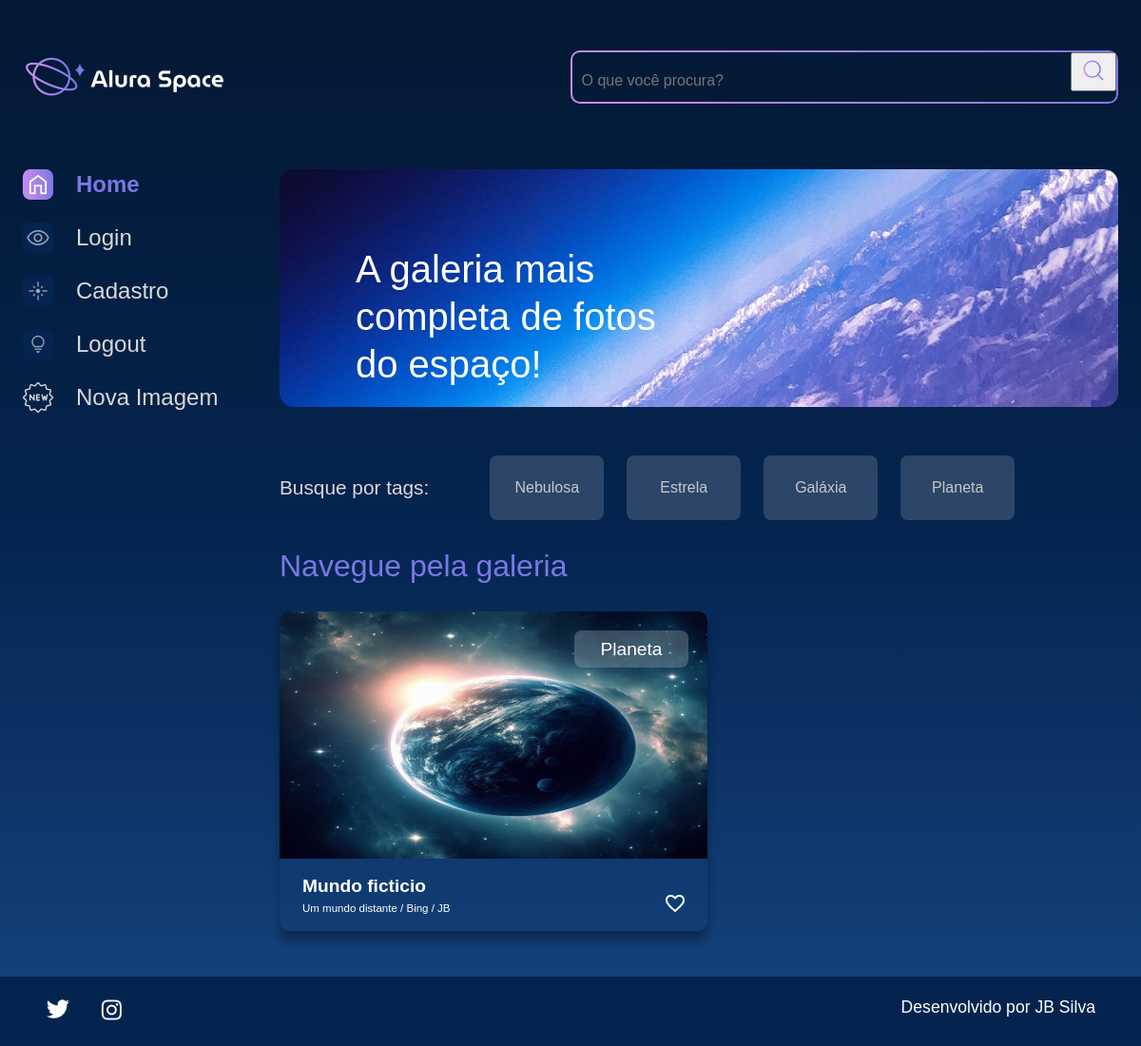
Before: /filtro/PLANETA (signed in) with the older database file.
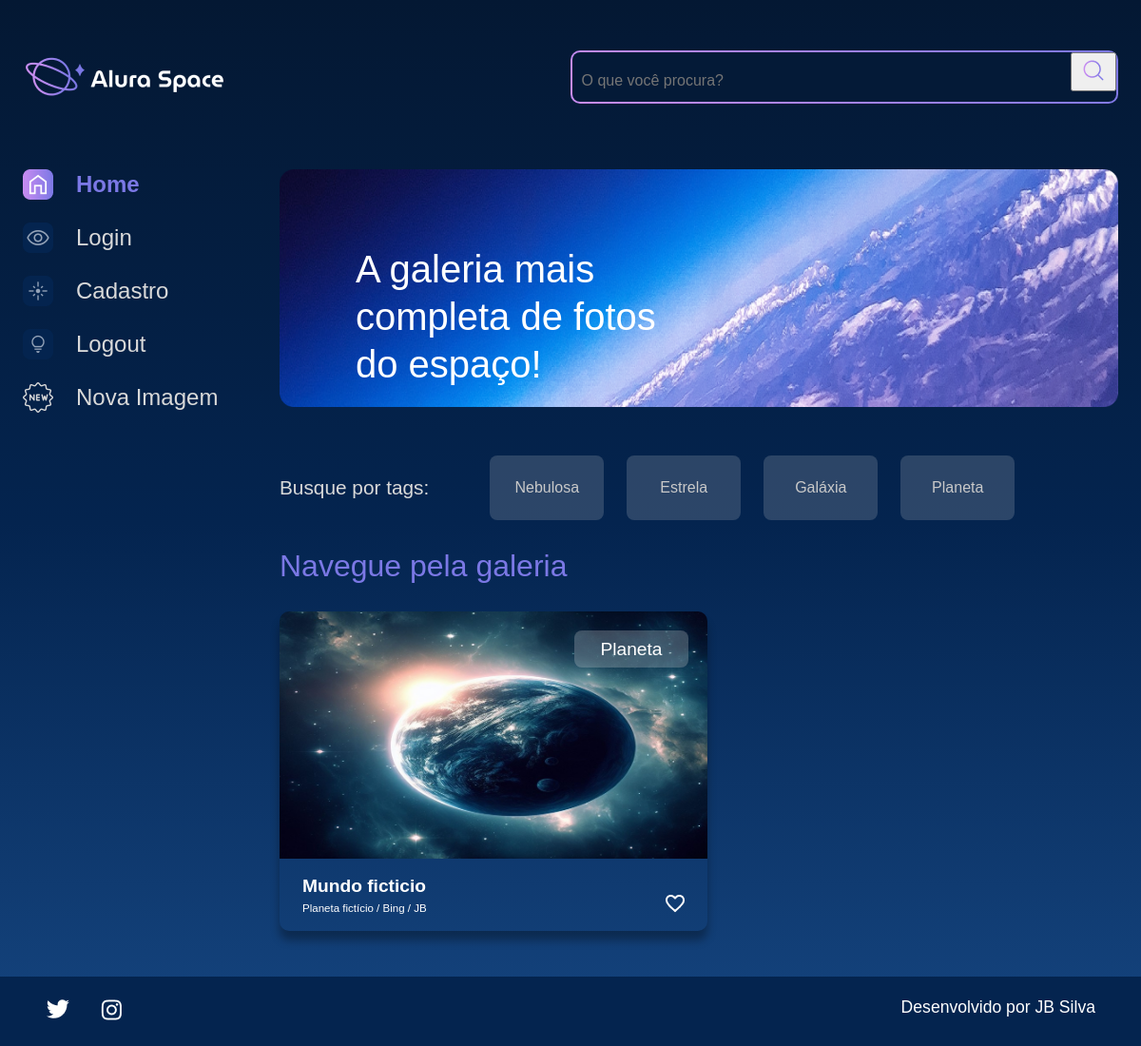
After: the same page with the newer database file.
### apps/galeria/models.py (models this page shows, shortened)
class Fotografia(models.Model):
    OPCOES_CATEGORIA = [
        ("NEBULOSA", "Nebulosa"),
        ("ESTRELA", "Estrela"),
        ("GALÁXIA", "Galáxia"),
        ("PLANETA", "Planeta"),
    ]
    nome = models.CharField(max_length=100, null=False, blank=False)
    legenda = models.CharField(max_length=150, null=False, blank=False)
    categoria = models.CharField(
        choices=OPCOES_CATEGORIA, max_length=100, default="", blank=False
    )
    descricao = models.TextField(null=False, blank=False)
    foto = models.ImageField(upload_to="fotos/%Y/%m/%d/", blank=True)
    publicada = models.BooleanField(default=True)
    data_fotografia = models.DateTimeField(default=datetime.now, blank=False)
    usuario = models.ForeignKey(
        to=User, on_delete=models.SET_NULL, null=True, blank=False, related_name="user"
    )

### apps/galeria/views.py (the view)
# urls.py: path('filtro/<str:categoria>', filtro, name='filtro'),
def filtro(request, categoria):
    if not request.user.is_authenticated:
        messages.info(request, "Usuário não logado")
        return redirect("login")
    fotografias = Fotografia.objects.order_by("-data_fotografia").filter(publicada=True, categoria=categoria)
    return render(request, "galeria/index.html", {"cards": fotografias})

### templates/galeria/index.html (shortened to what this page needs)
{% extends 'shared/base.html' %}
{% load static %}
{% block content %}
<section class="conteudo">
    <section class="banner">
        <img class="banner__imagem" src="{% static '/assets/imagens/Banner(2).png' %}" alt="banner Alura Space">
        <h1 class="banner__titulo"> A galeria mais completa de fotos do espaço!</h1>
    </section>
    <section class="tags">
        <p class="tags__titulo">Busque por tags:</p>
        <ul class="tags__lista">
            <li class="tags__tag"><a href="{% url 'filtro' 'NEBULOSA'%}" class='btn' style='color:#C9C9C9';>Nebulosa</a></li>
            <li class="tags__tag"><a href="{% url 'filtro' 'ESTRELA'%}" class='btn' style='color:#C9C9C9';>Estrela</a></li>
            <li class="tags__tag"><a href="{% url 'filtro' 'GALÁXIA' %}" class='btn' style='color:#C9C9C9';>Galáxia</a></li>
            <li class="tags__tag"><a href="{% url 'filtro' 'PLANETA'%}" class='btn' style='color:#C9C9C9';>Planeta</a></li>
        </ul>
    </section>
    <section class="galeria">
        <div class="cards">
            <h2 class="cards__titulo">Navegue pela galeria</h2>
            <ul class="cards__lista">
                {% if cards %}
                {% for fotografia in cards %}
                <li class="card">
                    <a href="{% url 'imagem' fotografia.id %}">
                        {% if fotografia.foto == "" or fotografia.foto == null %}
                        <img class="card__imagem" src="{% static '/assets/imagens/galeria/not-found.png'%}" alt="foto">
                        {% else %}
                        <img class="card__imagem" src="{{ fotografia.foto.url }}" alt="foto">
                        {% endif %}
                    </a>
                    <span class="card__tag">{{ fotografia.categoria|lower|capfirst }}</span>
                    <div class="card__info">
                        <p class="card__titulo">{{fotografia.nome}}</p>
                        <div class="card__texto">
                            <p class="card__descricao">{{fotografia.legenda}}</p>
                            <span>
                                <img src="{% static '/assets/ícones/1x/favorite_outline.png' %}" alt="ícone de coração">
                            </span>
                        </div>
                    </div>
                </li>
                {% endfor %}
                {% endif %}
            </ul>
        </div>
    </section>
</section>
</main>
</div>
{% endblock %}

Changed rows visible on the page:
changed Fotografia "Planeta": legenda "Um mundo distante / Bing / JB" → "Planeta fictício / Bing / JB"
